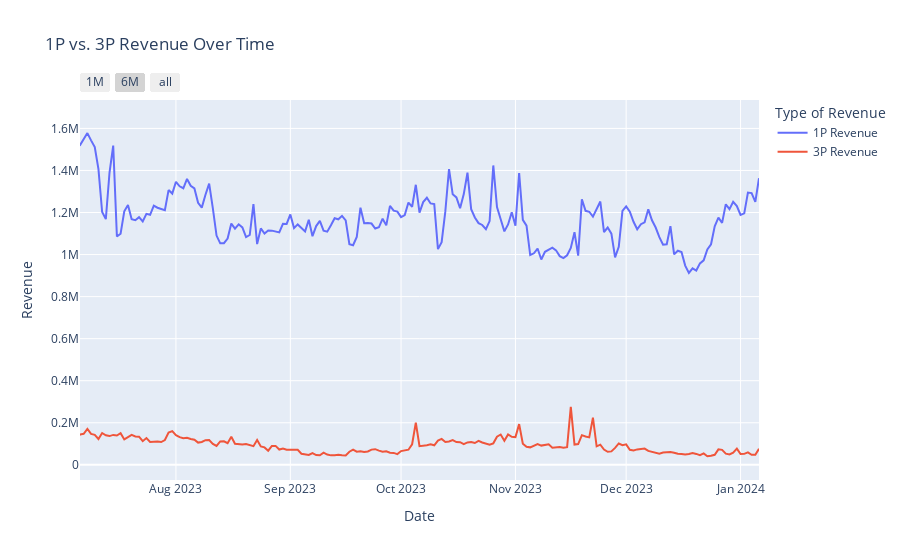

Notebook code cell kept with this figure:
### Markdown cell above
1P vs 3P Revenue over time. 3P beat 1P in march.

### Code cell
# Load data from the 'Segment Trends' sheet
trends_data = pd.read_excel('Customer_Success_Engineer_-_Project_Data.xlsx', sheet_name='Segment Trends', header=1)

# Make sure the 'Date' column is in datetime format
trends_data['Date'] = pd.to_datetime(trends_data['Date'])

# Initialize a figure
fig = go.Figure()

# Add traces for 1P Revenue and 3P Revenue
fig.add_trace(go.Scatter(x=trends_data['Date'], y=trends_data['1P Revenue'], mode='lines', name='1P Revenue'))
fig.add_trace(go.Scatter(x=trends_data['Date'], y=trends_data['3P Revenue'], mode='lines', name='3P Revenue'))

# Customize the layout
fig.update_layout(
    title='1P vs. 3P Revenue Over Time',
    xaxis_title='Date',
    yaxis_title='Revenue',
    legend_title='Type of Revenue',
    xaxis=dict(
        rangeselector=dict(
            buttons=list([
                dict(count=1, label="1M", step="month", stepmode="backward"),
                dict(count=6, label="6M", step="month", stepmode="backward"),
                dict(step="all")
            ])
        ),
        type="date"
    )
)

# Show the plot
fig.show()

### Figure 1 — Plotly figure (JSON) as saved in the notebook; plotly's stock layout.template omitted (floating-point values rounded to 4 significant figures; data arrays with more than 128 entries replaced by an {"elided": "..."} marker saying what was removed)
{"data": [{"mode": "lines", "name": "1P Revenue", "type": "scatter", "x": {"elided": "365 str values"}, "y": {"elided": "365 float values"}}, {"mode": "lines", "name": "3P Revenue", "type": "scatter", "x": {"elided": "365 str values"}, "y": {"elided": "365 float values"}}], "layout": {"autosize": true, "legend": {"title": {"text": "Type of Revenue"}}, "title": {"text": "1P vs. 3P Revenue Over Time"}, "xaxis": {"autorange": false, "range": ["2023-07-06", "2024-01-06"], "rangeselector": {"buttons": [{"count": 1, "label": "1M", "step": "month", "stepmode": "backward"}, {"count": 6, "label": "6M", "step": "month", "stepmode": "backward"}, {"step": "all"}]}, "title": {"text": "Date"}, "type": "date"}, "yaxis": {"autorange": true, "range": [-72300.0, 1735000.0], "title": {"text": "Revenue"}, "type": "linear"}}}
